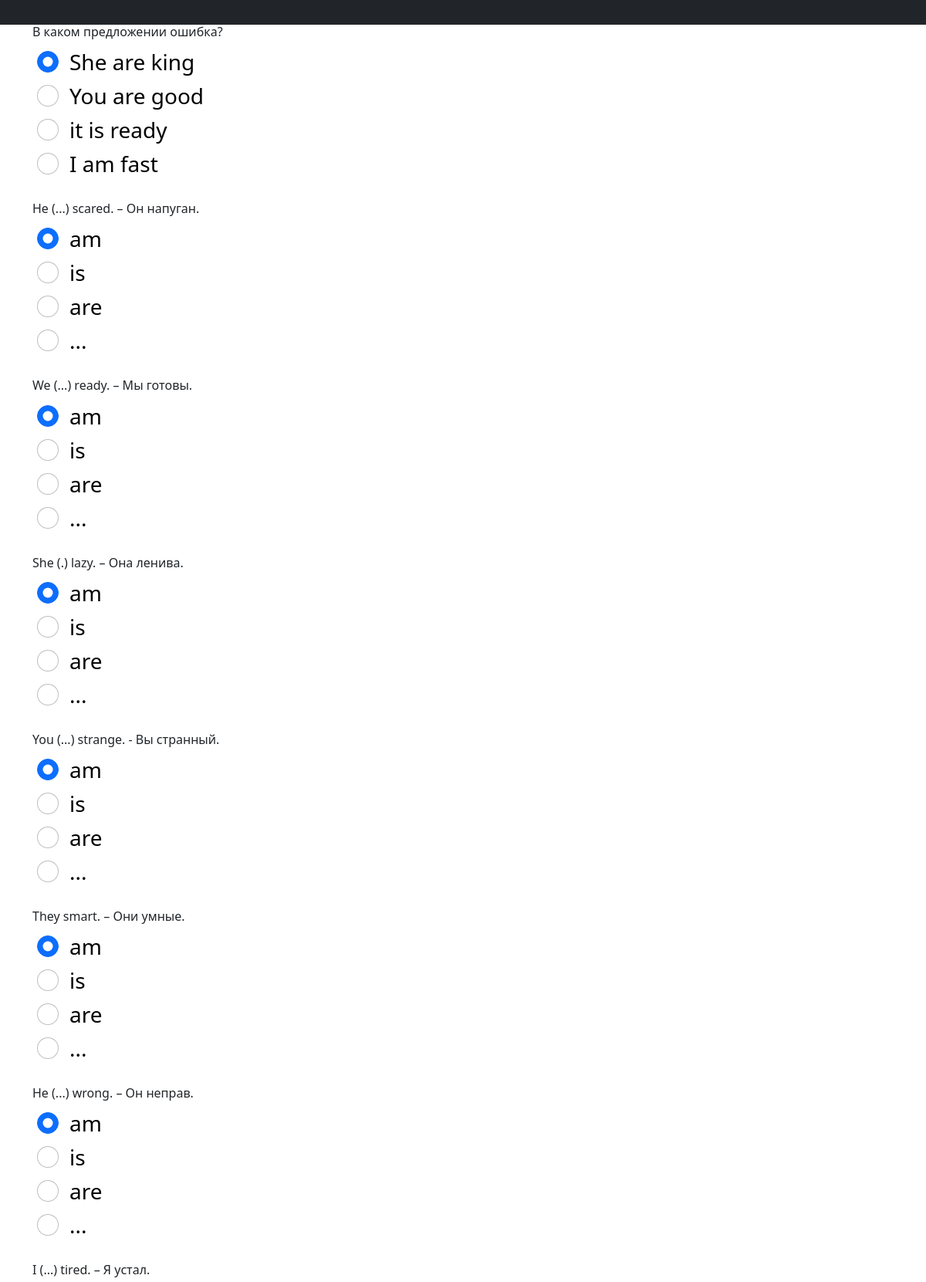
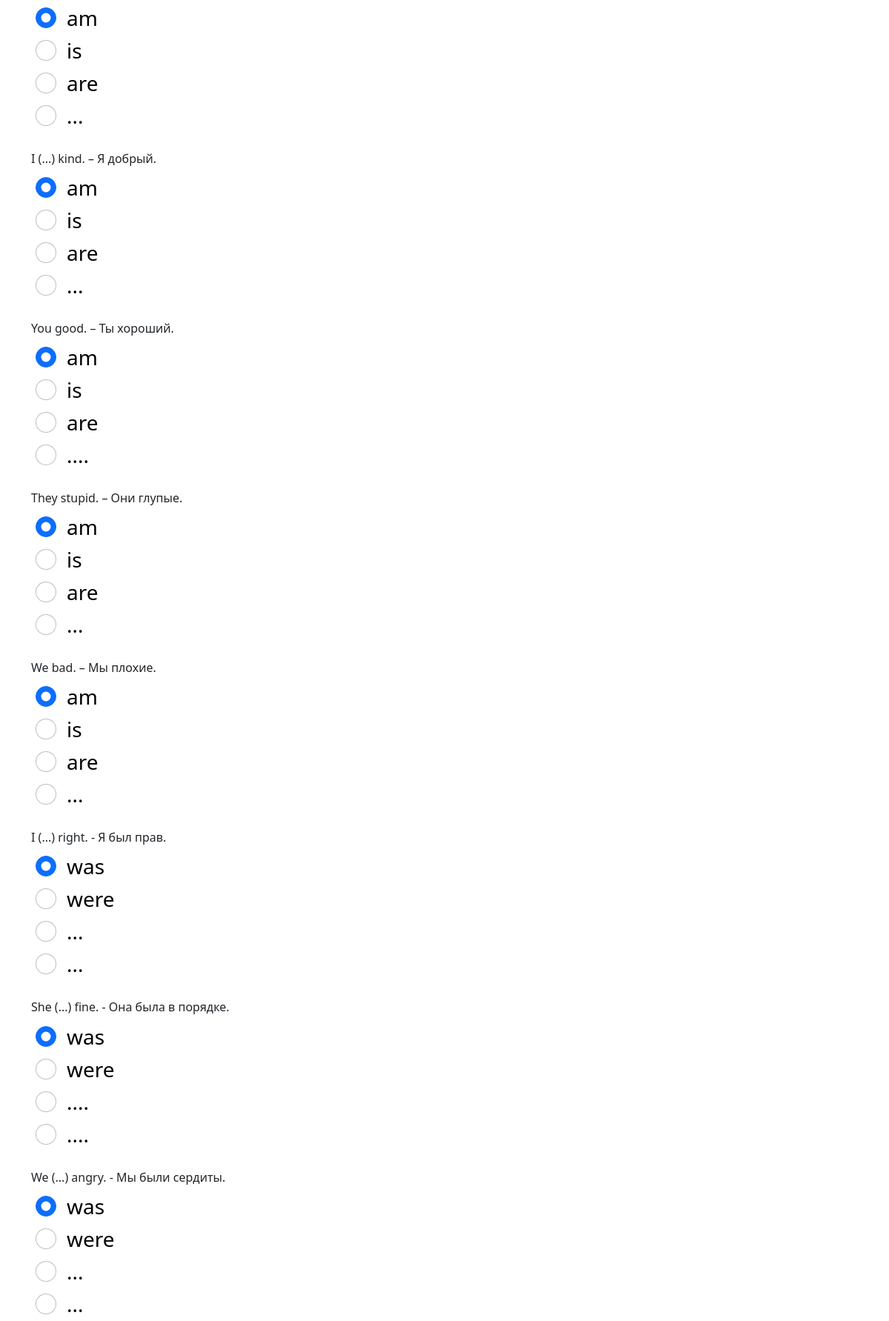
/quiz/test2/ (upper part), run on the app's committed database (2 pictures, top to bottom).
### quiz/models.py (models this page shows, shortened)
class QuesModel(models.Model):
    question = models.CharField(max_length=200,null=True)
    typeq = models.CharField(max_length=200, null=True)
    op1 = models.CharField(max_length=200,null=True)
    op2 = models.CharField(max_length=200,null=True)
    op3 = models.CharField(max_length=200,null=True)
    op4 = models.CharField(max_length=200,null=True)
    ans = models.CharField(max_length=200,null=True)

### quiz/views.py (the view)
# urls.py: path('test2/', views.test2, name='test2'),
def test2(request):
    typeq = '2'
    if request.method == 'POST':
        print(request.POST)
        questions=QuesModel.objects.all()
        score=0
        wrong=0
        correct=0
        total=0
        for q in questions:
            if  (q.typeq) == typeq:
                total+=1
                print(request.POST.get(q.question))
                print(q.ans)
                print()
                if q.ans ==  request.POST.get(q.question):
                    score+=10
                    correct+=1
                else:
                    wrong+=1
        percent = score/(total*10) *100
        context = {
            'score': score,
            'correct': correct,
            'wrong': wrong,
            'percent': percent,
            'total': total
        }
        return render(request,'quiz/result.html',context)
    else:
        questions=QuesModel.objects.all()
        context = {
            'questions':questions,
            'typeq': typeq
        }
        return render(request,'quiz/test1.html',context)

### templates/quiz/test1.html (shortened to what this page needs)
{% extends 'main/layout.html' %}
{% block content %}
{% load static %}
<div class="container ">
 <form method='POST' action=''>
    {% for q  in questions %}
    <div class="form-group">
      <h6>{{q.question}}</h6>
    </div>
    <div class="form-check">
        <div class="form-check">
            <input class="form-check-input" type="radio" name="{{q.question}}" id="gridRadios1" value="option1" checked>
            <label class="form-check-label" for="gridRadios1">
                {{q.op1}}
            </label>
        </div>
        <div class="form-check ">
            <input class="form-check-input" type="radio" name="{{q.question}}" id="gridRadios2" value="option2">
            <label class="form-check-label" for="gridRadios2">
                {{q.op2}}
            </label>
        </div>
        <div class="form-check">
            <input class="form-check-input" type="radio" name="{{q.question}}" id="gridRadios1" value="option3">
            <label class="form-check-label" for="gridRadios1">
                {{q.op3}}
            </label>
        </div>
        <div class="form-check">
            <input class="form-check-input" type="radio" name="{{q.question}}" id="gridRadios2" value="option4">
            <label class="form-check-label" for="gridRadios2">
                {{q.op4}}
            </label>
        </div>
        <br>
    </div>
    {% endfor %}
  </form>
</div>
{% endblock %}

### templates/main/layout.html (shortened to what this page needs)
{% load static%}
<!doctype html>
<html lang="en">
<head>
    <link rel="stylesheet" href="https://cdn.jsdelivr.net/npm/bootstrap@5.2.3/dist/css/bootstrap.min.css">
    <link rel="stylesheet" href="https://cdn.jsdelivr.net/npm/bootstrap@5.2.3/dist/css/bootstrap.min.css">
    <link rel="stylesheet" href="https://use.fontawesome.com/releases/v5.8.2/css/all.css">
    <link rel="stylesheet" href="{% static 'css/main.css' %}">
</head>
<body>
  <header class="p-3 text-bg-dark">
  </header>
    <main>
        {% block content %}
        {% endblock %}
    </main>
</body>
</html>

### static/css/main.css (style rules this page uses)
.form-group label, .form-check label, .form-check-input { font-size: 28px; color: black; }

### data on the page
QuesModel: question "В каком предложении ошибка?", op1 "She are king", op2 "You are good", op3 "it is ready", op4 "I am fast"
QuesModel: question "He (...) scared. – Он напуган.", op1 "am", op2 "is", op3 "are", op4 "..."
QuesModel: question "We (...) ready. – Мы готовы.", op1 "am", op2 "is", op3 "are", op4 "..."
QuesModel: question "She (.) lazy. – Она ленива.", op1 "am", op2 "is", op3 "are", op4 "..."
QuesModel: question "You (...) strange. - Вы странный.", op1 "am", op2 "is", op3 "are", op4 "..."
QuesModel: question "They smart. – Они умные.", op1 "am", op2 "is", op3 "are", op4 "..."
QuesModel: question "He (...) wrong. – Он неправ.", op1 "am", op2 "is", op3 "are", op4 "..."
QuesModel: question "I (...) tired. – Я устал.", op1 "am", op2 "is", op3 "are", op4 "..."
QuesModel: question "I (...) kind. – Я добрый.", op1 "am", op2 "is", op3 "are", op4 "..."
QuesModel: question "You good. – Ты хороший.", op1 "am", op2 "is", op3 "are", op4 "...."
QuesModel: question "They stupid. – Они глупые.", op1 "am", op2 "is", op3 "are", op4 "..."
QuesModel: question "We bad. – Мы плохие.", op1 "am", op2 "is", op3 "are", op4 "..."
QuesModel: question "I (...) right. - Я был прав.", op1 "was", op2 "were", op3 "...", op4 "..."
QuesModel: question "She (...) fine. - Она была в порядке.", op1 "was", op2 "were", op3 "....", op4 "...."
QuesModel: question "We (...) angry. - Мы были сердиты.", op1 "was", op2 "were", op3 "...", op4 "..."
